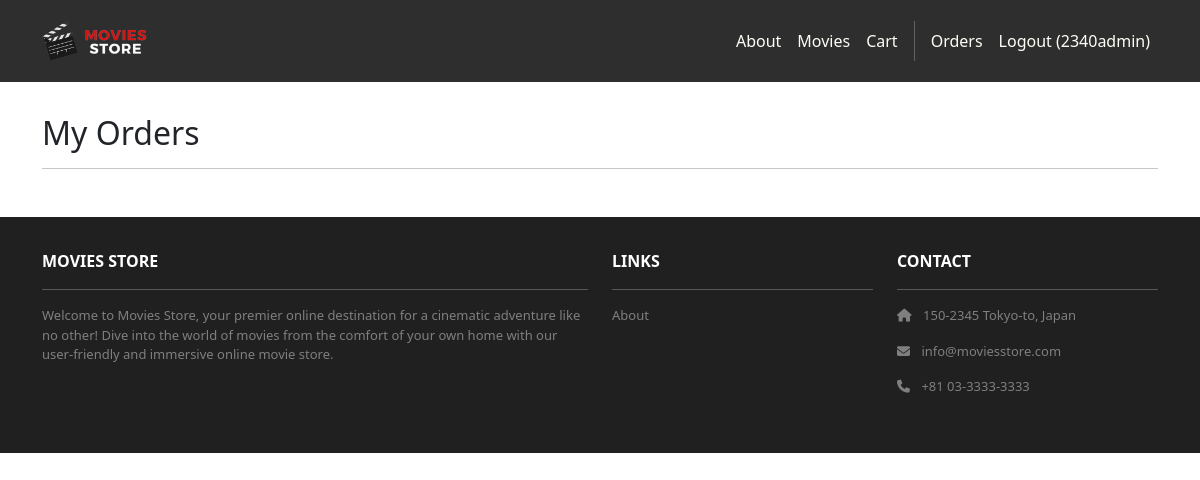
/accounts/orders/ (signed in), run on an earlier commit of the app's database.
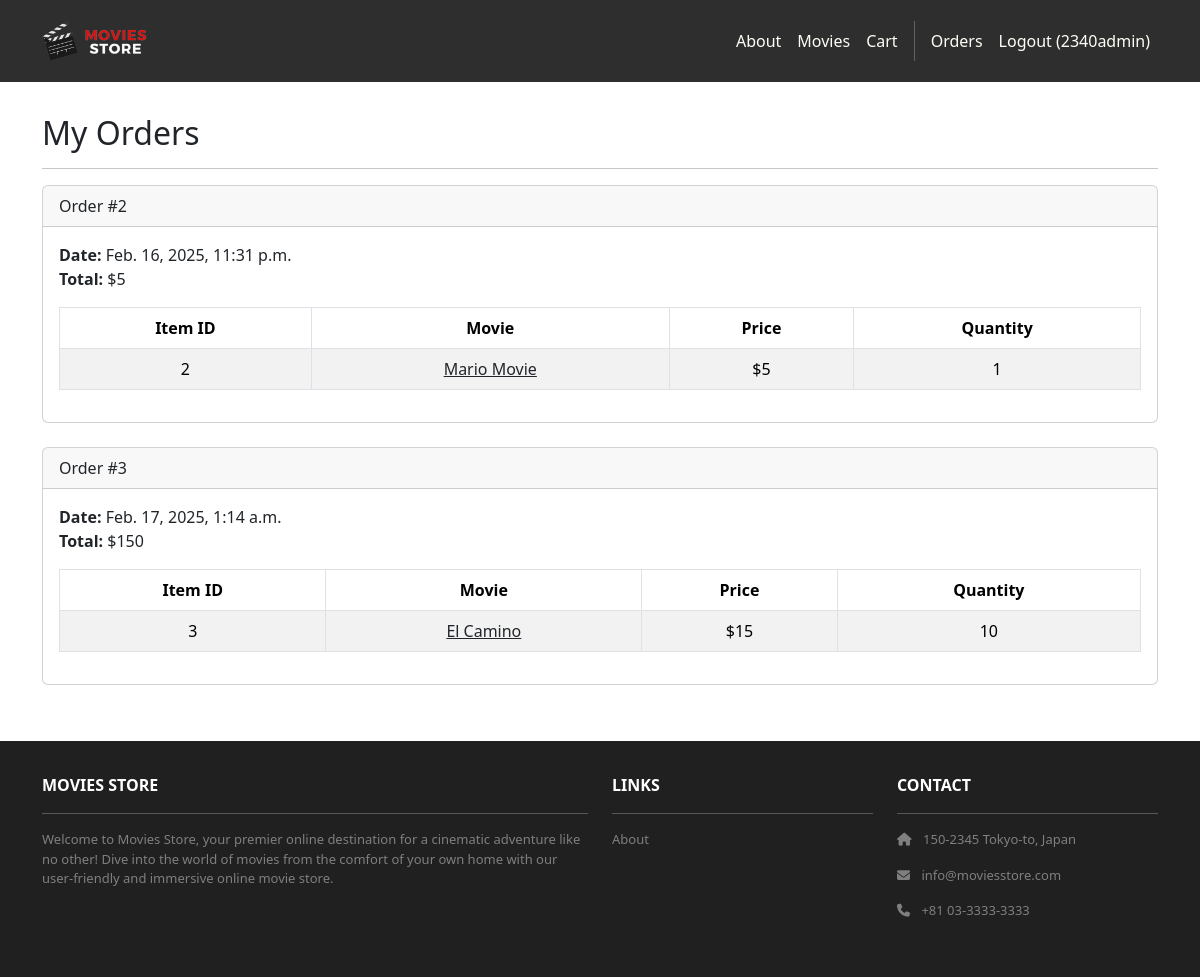
And on a later commit of the database.
### cart/models.py (models this page shows, shortened)
class Order(models.Model):
    id = models.AutoField(primary_key=True)
    total = models.IntegerField()
    date = models.DateTimeField(auto_now_add=True)
    user = models.ForeignKey(User, on_delete=models.CASCADE)

class Item(models.Model):
    id = models.AutoField(primary_key=True)
    price = models.IntegerField()
    quantity = models.IntegerField()
    order = models.ForeignKey(Order, on_delete=models.CASCADE)
    movie = models.ForeignKey(Movie, on_delete=models.CASCADE)

### movies/models.py (models this page shows, shortened)
class Movie(models.Model):
    id = models.AutoField(primary_key=True)
    name = models.CharField(max_length=255)
    price = models.IntegerField()
    description = models.TextField()
    image = models.ImageField(upload_to='movie_images/')

### accounts/views.py (the view)
# urls.py: path('orders/', views.orders, name='accounts.orders'),
@login_required
def orders(request):
    template_data = {}
    template_data['title'] = 'Orders'
    template_data['orders'] = request.user.order_set.all()
    return render(request, 'accounts/orders.html', {'template_data': template_data})

### accounts/templates/accounts/orders.html
{% extends 'base.html' %}
{% block content %}
<div class="p-3">
  <div class="container">
    <div class="row mt-3">
      <div class="col mx-auto mb-3">
        <h2>My Orders</h2>
        <hr />
        {% for order in template_data.orders %}
        <div class="card mb-4">
          <div class="card-header">
            Order #{{ order.id }}
          </div>
          <div class="card-body">
            <b>Date:</b> {{ order.date }}<br />
            <b>Total:</b> ${{ order.total }}<br />
            <table class="table table-bordered table-striped text-center mt-3">
              <thead>
                <tr>
                  <th scope="col">Item ID</th>
                  <th scope="col">Movie</th>
                  <th scope="col">Price</th>
                  <th scope="col">Quantity</th>
                </tr>
              </thead>
              <tbody>
                {% for item in order.item_set.all %}
                <tr>
                  <td>{{ item.movie.id }}</td>
                  <td>
                    <a class="link-dark" href="{% url 'movies.show' id=item.movie.id %}">
                      {{ item.movie.name }}
                    </a>
                  </td>
                  <td>${{ item.movie.price }}</td>
                  <td>{{ item.quantity }}</td>
                </tr>
                {% endfor %}
              </tbody>
            </table>
          </div>
        </div>
        {% endfor %}
      </div>
    </div>
  </div>
</div>
{% endblock content %}

### moviesstore/templates/base.html (shortened to what this page needs)
<!DOCTYPE html>
<html>
  {% load static %}
  <head>
    <link href="https://cdn.jsdelivr.net/npm/bootstrap@5.3.3/dist/css/bootstrap.min.css" rel="stylesheet">
    <link rel="stylesheet" href="https://cdnjs.cloudflare.com/ajax/libs/font-awesome/6.1.1/css/all.min.css">
    <link rel="stylesheet" type="text/css" href="{% static 'css/style.css' %}">
  </head>
  <body>
    <nav class="p-3 navbar navbar-dark bg-dark navbar-expand-lg">
      <div class="container">
        <a class="navbar-brand" href="{% url 'home.index' %}">
          <img src="{% static 'img/logo.png' %}" alt="logo" height="40" />
        </a>
        <div class="collapse navbar-collapse" id="navbarNavAltMarkup">
          <div class="navbar-nav ms-auto navbar-ml">
            <a class="nav-link" href="{% url 'home.about' %}">About</a>
            <a class="nav-link" href="{% url 'movies.index' %}">Movies</a>
            <a class="nav-link" href="{% url 'cart.index' %}">Cart</a>
            {% if user.is_authenticated %}
            <a class="nav-link" href="{% url 'accounts.orders' %}">Orders</a>
            <a class="nav-link" href="{% url 'accounts.logout' %}">Logout ({{ user.username }})</a>
            {% else %}
            <a class="nav-link" href="{% url 'accounts.login' %}">Login</a>
            <a class="nav-link" href="{% url 'accounts.signup' %}">Sign Up</a>
            {% endif %}
          </div>
        </div>
      </div>
    </nav>
    <div>
      {% block content %}
      {% endblock content %}
    </div>
    <section class="p-3 ms-footer d-none d-md-block">
      <div class="container">
        <div class="row mt-3 text-white">
          <div class="col-md-6 col-lg-6 col-xl-6 mx-auto mb-4">
            <b>MOVIES STORE</b>
            <hr />
            <p>Welcome to Movies Store, your premier online destination for a cinematic
              adventure like no other! Dive into the world of movies from the comfort of your own home with our user-friendly
              and immersive online movie store.</p>
          </div>
          <div class="col-md-3 col-lg-3 col-xl-3 mx-auto mb-4">
            <b>LINKS</b>
            <hr />
            <p><a class="nav-link" href="{% url 'home.about' %}">About</a></p>
          </div>
          <div class="col-md-3 col-lg-3 col-xl-3 mx-auto mb-4">
            <b>CONTACT</b>
            <hr />
            <p><i class="fas fa-home me-2"></i> 150-2345 Tokyo-to, Japan</p>
            <p><i class="fas fa-envelope me-2"></i> info@moviesstore.com</p>
            <p><i class="fas fa-phone me-2"></i> +81 03-3333-3333</p>
          </div>
        </div>
      </div>
    </section>
  </body>
</html>

### moviesstore/static/css/style.css (style rules this page uses)
.navbar a.nav-link { color: #FFFEF6 !important; }
.bg-dark { background-color: #2E2E2E !important; }
.ms-footer { background-color: #202020; }
.ms-footer p { color: #7F7F7F; font-size: 13px; }

What changed in the data, as far as the page shows it:
added Order: id "2", date "Feb. 16, 2025, 11:31 p.m.", total "5"
added Item: movie.id "2", movie.name "Mario Movie", movie.price "5", quantity "1"
added Order: id "3", date "Feb. 17, 2025, 1:14 a.m.", total "150"
added Item: movie.id "3", movie.name "El Camino", movie.price "15", quantity "10"
